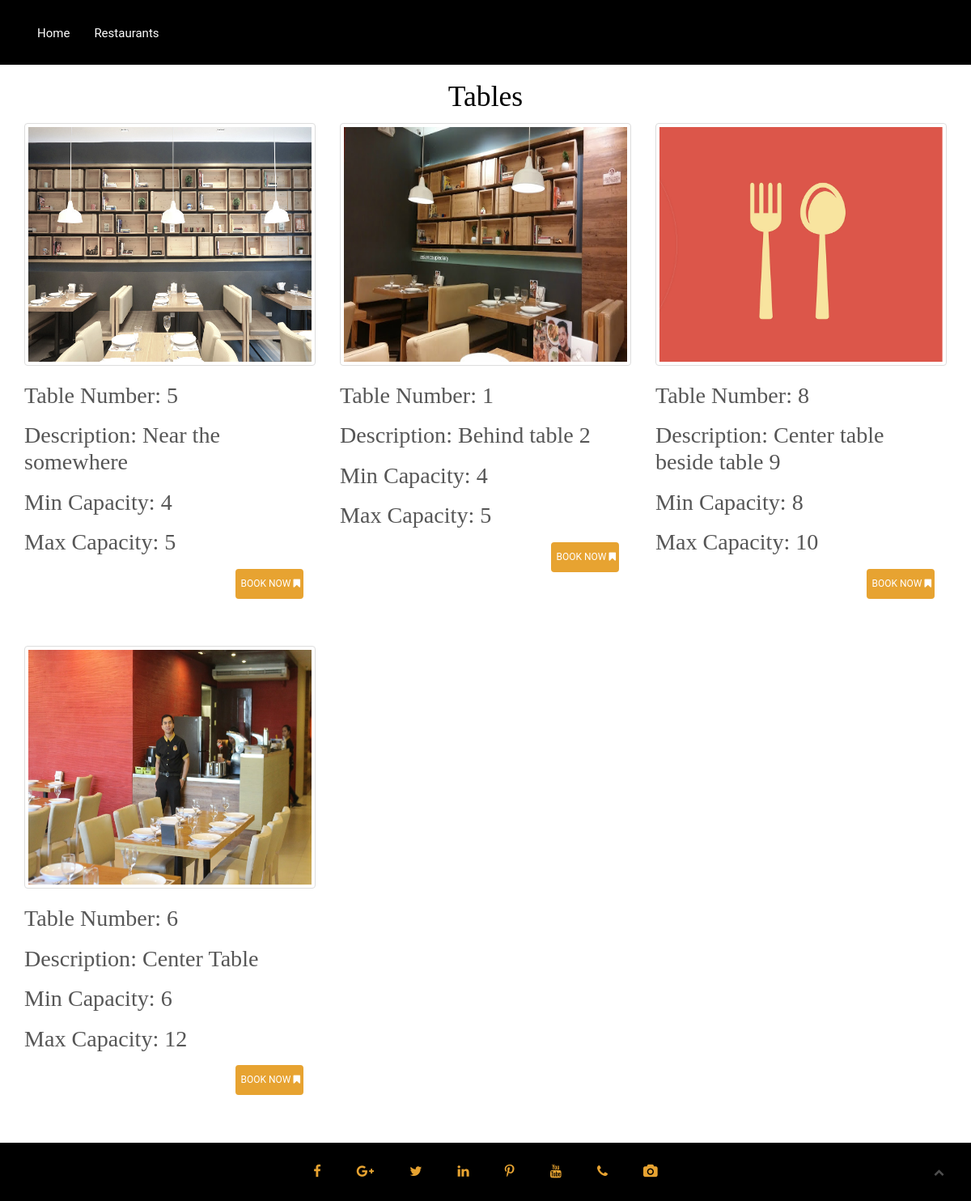
The page /View/Customer/tables.php?cid=1 (signed in) on the database as committed earlier.
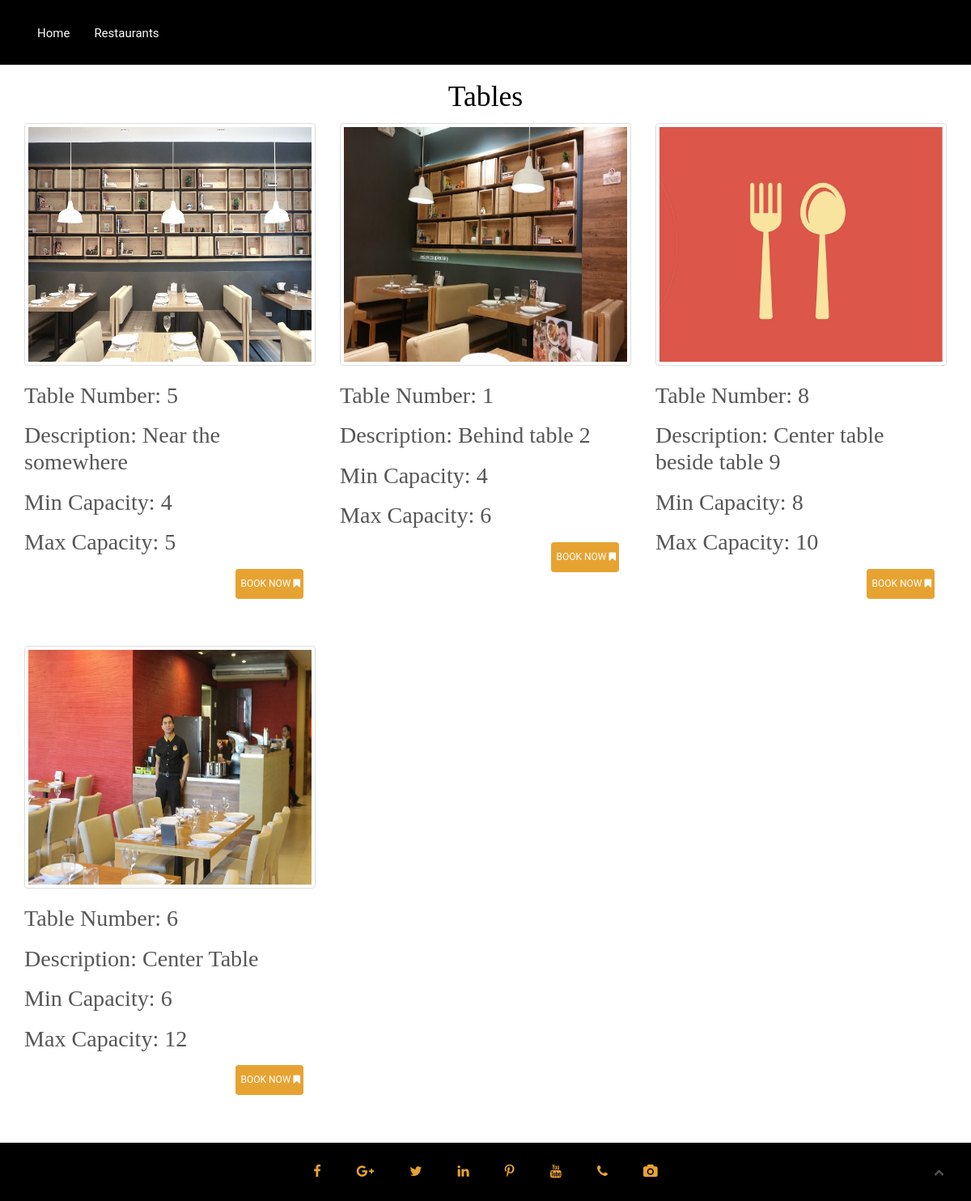
The same page on the database as committed later.
### tables this page shows
CREATE TABLE `tables` (
  `table_id` int(11) NOT NULL,
  `table_num` varchar(255) NOT NULL,
  `maxcapacity` varchar(255) NOT NULL,
  `mincapacity` varchar(255) NOT NULL,
  `area_desc` varchar(255) NOT NULL,
  `restaurant_id` int(11) NOT NULL,
  `image` varchar(255) NOT NULL,
  `status` int(11) NOT NULL DEFAULT '0'
);

CREATE TABLE `schedules` (
  `sched_id` int(11) NOT NULL,
  `restaurant_id` int(11) NOT NULL,
  `sched_sdate` varchar(255) NOT NULL,
  `sched_stime` varchar(255) NOT NULL,
  `sched_edate` varchar(255) NOT NULL,
  `sched_etime` varchar(255) NOT NULL,
  `status` varchar(255) NOT NULL DEFAULT '0',
  `created` timestamp NOT NULL DEFAULT CURRENT_TIMESTAMP,
  `schedule_number` int(255) NOT NULL
);

### Controller/dbconn.php (called while the page is built, shortened)
<?php
function con(){
	return new PDO("mysql:host=localhost;dbname=ktb2;", "root","");
}
		function getTables($data)
		{
			$db = con();
			$sql = "SELECT * FROM tables t, restaurants r where t.restaurant_id = r.restaurant_id AND t.restaurant_id = ?";
			$s = $db->prepare($sql);
			$s->execute($data);
			$tables = $s->fetchAll(PDO::FETCH_ASSOC);
			return $tables;
		}
?>

### View/Customer/tables.php (the view, shortened to what this page needs)
<?php
    include '../../Controller/dbconn.php';
    $Resid = $_GET['cid'];
?>
<!doctype html>
 <html class="no-js" lang="">
   <?php include('header.php');?>
<div class="container-fluid">
    <div class="row">
    <div class="col-lg-12" id="div0" >
           <center><h2 style="color: black;">Tables</h2></center>
     <?php $tables = getTables(array($Resid));
                 foreach($tables as $t){ ?>
                    <div class="col-sm-4 container" style="margin-bottom: 5%;">
                         <?php
                        $filename = '../../Image/'.$t['image'].'';
                        if($t['image'] == '' || !(file_exists($filename))){?>
                        <img src="../../Image/icon3.png" alt="blank" class="img-responsive thumbnail" style="width: 100%; height: 300px;">
                        <?php }else{ ?>
                        <img src="../../Image/<?php echo $t['image']?>" class="img-responsive thumbnail" style="width: 100%; height: 300px;">
                        <?php } ?>
                            <h4>Table Number: <?php echo $t['table_num']; ?></h4>
                            <h4>Description: <?php echo $t['area_desc']; ?></h4>
                            <h4>Min Capacity: <?php echo $t['mincapacity'];?></h4>
                            <h4>Max Capacity: <?php echo $t['maxcapacity'];?></h4>
                             <?php
                                          $con = con();
                                          $sql = "SELECT * FROM schedules WHERE restaurant_id = '$Resid' ORDER BY created DESC LIMIT 1";
                                          $stmt = $con->prepare($sql);
                                          $stmt->execute();
                                          $view = $stmt->fetchAll(PDO::FETCH_ASSOC);
                                          if(count($view) >= 0){
                                          foreach ($view as $rows) {
                                            if($rows['status'] == 1){ ?>
                                           <?php }
                                           if($t['status'] == 1){ ?>
                                              <a href="#" data-toggle="modal" data-target="#notAvails<?php echo $_GET['cid'];?>" class="btn btn-danger pull-right">&nbsp;Book Now&nbsp;<i class="fa fa-bookmark" aria-hidden="true"></i></a>
                                           <?php } else { ?>
                                          <a href="#" data-toggle="modal" data-target="#bookNow<?php echo $_GET['cid'];?>" class="btn btn-primary pull-right">&nbsp;Book Now&nbsp;<i class="fa fa-bookmark" aria-hidden="true"></i></a>
                                      <?php } } } ?>
                         </div>
                    <?php } ?>
        </div>
      </div>
    </div>
  <?php include('footer.php');?>
    </body>
</html>

### View/Customer/header.php (shortened to what this page needs)
<head>
        <link rel="stylesheet" href="../../assets/css/bootstrap.min.css">
        <link href="../../assets/fonts/css.css" rel="stylesheet" type="text/css">
        <link rel="stylesheet" href="../../assets/css/font-awesome.min.css">
        <link rel="stylesheet" href="../../assets/css/datatable.css">
        <link rel="stylesheet" href="../../assets/css/animate/animate.css" />
        <link rel="stylesheet" href="../../assets/css/plugins.css" />
        <link rel="stylesheet" href="../../assets/css/jquery-ui.css">
        <link rel="stylesheet" href="../../assets/css/style3.css">
        <link rel="stylesheet" href="../../assets/css/responsive.css" />
        <link rel="stylesheet" href="../../assets/css/star-rating.min.css" />
        <link rel="stylesheet" href="../../assets/css/jquery.timepicker.min.css" />
    </head>
    <body>
         <header id="home" class="navbar-fixed-top">
            <div class="main_menu_bg">
                <div class="container">
                    <div class="row">
                        <nav class="navbar navbar-default">
                            <div class="container-fluid">
                                <div class="navbar-header">
                                    <a class="navbar-brand our_logo" href="#"></a>
                                </div>
                                <div class="collapse navbar-collapse" id="bs-example-navbar-collapse-1">
                                    <ul class="nav navbar-nav navbar-left">
                                        <li><a href="../../index.php">Home</a></li>
                                        <li><a href="restaurant.php">Restaurants</a></li>
                                    </ul>
                                </div>
                            </div>
                        </nav>
                    </div>
                </div>
            </div>
        </header>

### View/Customer/footer.php (shortened to what this page needs)
<footer class="footer">
          <div class="text-center">
              <div class="row">
                  <div class="col-sm-12">
                      <div class="copyright  wow zoomIn" data-wow-duration="3s">
                          <p><a href=""><i class="fa fa-facebook"></i></a>
                                      <a href=""><i class="fa fa-google-plus"></i></a>
                                      <a href=""><i class="fa fa-twitter"></i></a>
                                          <a href=""><i class="fa fa-linkedin"></i></a>
                                      <a href=""><i class="fa fa-pinterest-p"></i></a>
                                      <a href=""><i class="fa fa-youtube"></i></a>
                                      <a href=""><i class="fa fa-phone"></i></a>
                                      <a href=""><i class="fa fa-camera"></i></a></p>
                      </div>
                  </div>
              </div>
          </div>
      </footer>
      <div class="scrollup">
          <a href="#"><i class="fa fa-chevron-up"></i></a>
      </div>

### assets/css/style3.css (style rules this page uses)
.container { position: relative; }
html, body { background-color: white; font-size: 15px; color: #565656; padding: 0; margin-left: 0; margin-right: 0; font-family: 'roboto', sans-serif; overflow-x: hidden; }
img { -moz-user-select: none; -webkit-user-select: none; -ms-user-select: none; user-select: none; -webkit-user-drag: none; user-drag: none; }
a, a:hover, a:active, a:focus { text-decoration: none; outline: none; }
a, button, a span { -webkit-transition: 0.2s ease-in-out; -o-transition: 0.2s ease-in-out; transition: 0.2s ease-in-out; font-family: 'roboto', sans-serif; }
*, *:before, *:after { -webkit-box-sizing: border-box; -moz-box-sizing: border-box; box-sizing: border-box; }
p { margin: 0 0 15px; }
ol, ul { list-style: none; padding: 0; }
img { max-width: 100%; }
h1, h2, h3 { font-family: 'Pacifico', cursive; font-weight: 300; margin: 0; color:#000000; }
h4, h5 { font-weight: 300; margin: 0; line-height: 2rem; font-family: 'Pacifico', cursive; }
h2 { font-weight: 300; margin-bottom: .9rem; font-size: 2.375rem; line-height: 2.5rem; }
h4 { font-size:1.875rem; line-height: 2.2rem; margin-bottom: 1.1rem; font-family: 'Pacifico', cursive; }
p { line-height: 1.5rem; font-size: 1.1rem; }
p:last-child { margin-bottom: 0px; }
.btn { margin-right: 15px; border-radius: 0px; }
.btn-primary { padding: 8px 2px; font-size: 12px; color: #ffffff; margin-right: 15px; border-radius: 0px; }
.btn-primary { background-color: #E7A331; color: #ffffff; border: 2px solid #E7A331; text-transform: uppercase; border-radius:4px; }
.btn-primary:before, .btn-primary:after { background-color: #ffffff; }
a.navbar-brand.our_logo { position: absolute; left: 0; top: 0px; width: 25%; }
.main_menu_bg { background:black; height: 80px; }
.navbar-default { background-color: transparent; border-color: transparent; }
.container-fluid { margin-top: 15px; }
.main_menu_bg .navbar { margin-bottom: 0px; }
.navbar-default .navbar-nav>li>a { color: #fff; }
.footer { background:#000; padding-top: -3%; }
.footer .copyright p { padding:25px; color:#e7a331; }
.footer .copyright p i { padding:0px 10px; color:#e7a331; }
.footer .copyright p a { padding:0px 10px; color:#e7a331; }
.scrollup { width: 30px; height: 30px; border-radius: 15px; opacity: .3; position: fixed; bottom: 20px; right: 25px; color: #fff; cursor: pointer; background-color: #000; z-index: 1000; transition: opacity .5s, background-color .5s; -moz-transition: opacity .5s, background-color .5s; -webkit-transition: opacity .5s, background-color .5s; }
.scrollup i { font-size: 13px; position: absolute; opacity: 1; color: #fff; left: 50%; top: 50%; margin-top: -7px; margin-left: -6px; text-decoration: none; }

Rows that differ between the two databases and show on the page:
changed tables "Behind table 2": maxcapacity "5" → "6"
